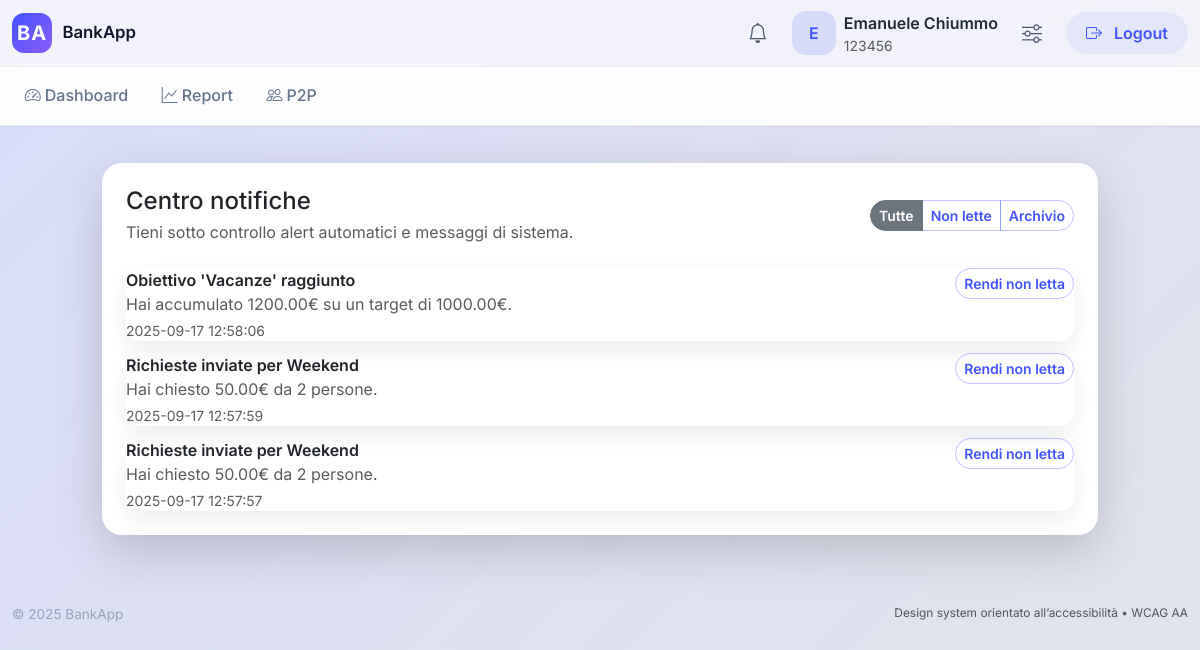
The page /notifications (signed in) on the database its author committed.
### tables this page shows
CREATE TABLE notifications (
  notification_id TEXT PRIMARY KEY,
  user_id         TEXT NOT NULL,
  type            TEXT NOT NULL,
  title           TEXT NOT NULL,
  body            TEXT,
  status          TEXT NOT NULL DEFAULT 'UNREAD',
  dedupe_key      TEXT,
  payload         TEXT,
  created_at      TEXT DEFAULT (datetime('now')),
  read_at         TEXT,
  FOREIGN KEY (user_id) REFERENCES users(user_id) ON DELETE CASCADE
);

### app.py (the view, shortened to what this page needs)
@app.route('/notifications', methods=['GET', 'POST'])
@login_required
def notifications_center():
    user_id = session['user_id']
    status_filter = request.args.get('status')
    items = _list_notifications(user_id, limit=50, status=status_filter if status_filter in {'READ', 'UNREAD'} else None)
    unread_count = _count_unread_notifications(user_id)
    return render_template(
        'notifications.html',
        notifications=items,
        unread_notifications=unread_count,
        status_filter=status_filter,
    )

### app.py (called while the page is built, shortened)
def get_db():
    if 'db' not in g:
        g.db = sqlite3.connect(app.config['DATABASE'])
        g.db.row_factory = sqlite3.Row
        g.db.execute("PRAGMA foreign_keys = ON;")
    return g.db

def _list_notifications(user_id: str, limit: int = 10, status: str | None = None) -> list[sqlite3.Row]:
    db = get_db()
    params = [user_id]
    where = ["user_id = ?"]
    if status in {"UNREAD", "READ"}:
        where.append("status = ?")
        params.append(status)
    sql = f"""
        SELECT notification_id, type, title, body, status, payload, created_at, read_at
        FROM notifications
        WHERE {' AND '.join(where)}
        ORDER BY created_at DESC
        LIMIT ?
    """
    params.append(limit)
    rows = db.execute(sql, params).fetchall()
    result = []
    for row in rows:
        payload = row["payload"]
        try:
            payload_data = json.loads(payload) if payload else {}
        except json.JSONDecodeError:
            payload_data = {"raw": payload}
        result.append({**dict(row), "payload": payload_data})
    return result

def _count_unread_notifications(user_id: str) -> int:
    db = get_db()
    row = db.execute(
        "SELECT COUNT(1) AS cnt FROM notifications WHERE user_id = ? AND status = 'UNREAD'",
        (user_id,),
    ).fetchone()
    return int(row["cnt"] or 0)

def _ensure_user_settings(user_id: str) -> sqlite3.Row:
    db = get_db()
    settings = db.execute(
        """
        SELECT user_id, default_currency, decimal_places, notify_threshold
        FROM user_settings
        WHERE user_id = ?
        """,
        (user_id,),
    ).fetchone()
    if settings:
        return settings

def _get_user_settings(user_id: str) -> dict:
    settings = _ensure_user_settings(user_id)
    return dict(settings) if settings else {"user_id": user_id, "default_currency": "EUR", "decimal_places": 2, "notify_threshold": 1.0}

def login_required(view_func):
    from functools import wraps
    @wraps(view_func)
    def wrapped(*args, **kwargs):
        if not session.get('user_id'):
            return redirect(url_for('login', next=request.path))
        return view_func(*args, **kwargs)
    return wrapped

### templates/notifications.html (shortened to what this page needs)
{% extends "base.html" %}
{% block content %}
<section class="row justify-content-center g-4">
  <div class="col-12 col-xl-10">
    <div class="card p-4 shadow-lg border-0">
      <div class="d-flex flex-column flex-md-row justify-content-between align-items-start align-items-md-center gap-3 mb-4">
        <div>
          <h1 class="h4 mb-1">Centro notifiche</h1>
          <p class="text-muted mb-0">Tieni sotto controllo alert automatici e messaggi di sistema.</p>
        </div>
        <div class="btn-group" role="group" aria-label="Filtri notifiche">
          <a class="btn btn-outline-secondary btn-sm {% if not status_filter %}active{% endif %}" href="{{ url_for('notifications_center') }}">Tutte</a>
          <a class="btn btn-outline-secondary btn-sm {% if status_filter == 'UNREAD' %}active{% endif %}" href="{{ url_for('notifications_center', status='UNREAD') }}">Non lette</a>
          <a class="btn btn-outline-secondary btn-sm {% if status_filter == 'READ' %}active{% endif %}" href="{{ url_for('notifications_center', status='READ') }}">Archivio</a>
        </div>
      </div>
      {% if notifications %}
      <div class="notification-list">
        {% for note in notifications %}
        <div class="list-group-item d-flex flex-column flex-md-row justify-content-between align-items-start gap-3 {% if note.status == 'UNREAD' %}notification-unread{% endif %}">
          <div>
            <div class="fw-semibold">{{ note.title }}</div>
            {% if note.body %}<div class="text-muted">{{ note.body }}</div>{% endif %}
            <div class="small text-muted mt-1">{{ note.created_at }}</div>
          </div>
          <form method="post" class="d-flex gap-2">
            {% if note.status == 'UNREAD' %}
            <button class="btn btn-outline-secondary btn-sm" name="action" value="read" type="submit">Segna letta</button>
            {% else %}
            <button class="btn btn-outline-secondary btn-sm" name="action" value="unread" type="submit">Rendi non letta</button>
            {% endif %}
          </form>
        </div>
        {% endfor %}
      </div>
      {% else %}
      <div class="text-center text-muted py-5">Nessuna notifica disponibile.</div>
      {% endif %}
    </div>
  </div>
</section>
{% endblock %}

### templates/base.html (shortened to what this page needs)
<!doctype html>
<html lang="it">
<head>
  <link href="https://cdn.jsdelivr.net/npm/bootstrap@5.3.3/dist/css/bootstrap.min.css"
        rel="stylesheet"
>
  <link rel="stylesheet" href="https://cdn.jsdelivr.net/npm/bootstrap-icons@1.11.3/font/bootstrap-icons.css">
  <link rel="stylesheet" href="{{ url_for('static', filename='css/styles.css') }}">
</head>
<body class="app-shell">
  {% import 'components/nav_macros.html' as nav %}
  <header class="app-navbar">
    {{ nav.main_nav(nav_notifications|default({})) }}
    {{ nav.sub_nav(request.endpoint, nav_links|default([])) }}
  </header>
  <main class="app-main container-xxl">
    {% block content %}{% endblock %}
  </main>
  <footer class="app-footer">
    <div class="container-xxl d-flex flex-column flex-sm-row justify-content-between gap-2">
      <span>&copy; 2025 BankApp</span>
      <span class="text-muted small">Design system orientato all’accessibilità • WCAG AA</span>
    </div>
  </footer>
</body>
</html>

### templates/components/nav_macros.html (shortened to what this page needs)
{% macro main_nav(nav_notifications) -%}
  {% set user_id = session.get('user_id') %}
  <nav class="navbar navbar-expand-lg">
    <div class="container-xxl">
      <a class="navbar-brand" href="{{ url_for('index') }}">
        <span class="brand-mark">BA</span>
        <span class="brand-text">BankApp</span>
      </a>
      <div id="mainNav" class="collapse navbar-collapse justify-content-end">
        {% if user_id %}
        <ul class="navbar-nav align-items-lg-center gap-lg-3">
          <li class="nav-item dropdown">
            <a class="nav-link nav-icon position-relative" href="#" id="notificationDropdown" role="button" data-bs-toggle="dropdown" aria-expanded="false" aria-label="Notifiche">
              <i class="bi bi-bell"></i>
            </a>
          </li>
          <li class="nav-item d-flex align-items-center gap-2">
            <div class="avatar-circle">{{ (session.get('display_name') or session.get('codice_cliente') or '?')[:1] }}</div>
            <div class="d-none d-lg-flex flex-column">
              <span class="fw-semibold">{{ session.get('display_name') or 'Profilo' }}</span>
              <span class="text-muted small">{{ session.get('codice_cliente') }}</span>
            </div>
          </li>
          <li class="nav-item">
            <a class="nav-link nav-icon" href="{{ url_for('settings') }}" aria-label="Impostazioni">
              <i class="bi bi-sliders"></i>
            </a>
          </li>
          <li class="nav-item">
            <form method="post" action="{{ url_for('logout') }}" class="d-inline">
              <button class="btn btn-ghost" type="submit">
                <i class="bi bi-box-arrow-right me-2"></i> Logout
              </button>
            </form>
          </li>
        </ul>
        {% else %}
        <ul class="navbar-nav">
          <li class="nav-item">
            <a class="btn btn-primary" href="{{ url_for('login') }}">Accedi</a>
          </li>
        </ul>
        {% endif %}
      </div>
    </div>
  </nav>
{%- endmacro %}
{% macro sub_nav(current_endpoint, links) -%}
  {% if session.get('user_id') and links %}
  <div class="app-subnav">
    <div class="container-xxl">
      <ul class="nav nav-underline gap-2">
        {% for link in links %}
        {% set match = link.match or link.endpoint %}
        {% set is_active = current_endpoint and current_endpoint.startswith(match) %}
        <li class="nav-item">
          {% if link.url %}
          <a class="nav-link {% if is_active %}active{% endif %}" href="{{ link.url }}">
            {% if link.icon %}<i class="bi {{ link.icon }} me-1"></i>{% endif %}{{ link.label }}
          </a>
          {% else %}
          <span class="nav-link disabled">{{ link.label }}</span>
          {% endif %}
        </li>
        {% endfor %}
      </ul>
    </div>
  </div>
  {% endif %}
{%- endmacro %}

### static/css/styles.css (style rules this page uses)
:root { --font-family: 'Inter', system-ui, -apple-system, BlinkMacSystemFont, 'Segoe UI', sans-serif; --color-bg: #f4f6fb; --color-surface: #ffffff; --color-elevated: #1e293b; --color-primary: #4353ff; --color-primary-dark: #2b38d0; --color-secondary: #7c8da3; --color-success: #16a34a; --color-danger: #dc2626; --color-warning: #f59e0b; --color-border: rgba(15, 23, 42, 0.08); --shadow-sm: 0 12px 35px rgba(15, 23, 42, 0.08); --shadow-lg: 0 18px 45px rgba(15, 23, 42, 0.12); --radius-lg: 20px; --radius-md: 14px; --radius-sm: 10px; --space-section: clamp(1.5rem, 1.2rem + 1.5vw, 3rem); }
body.app-shell { min-height: 100vh; font-family: var(--font-family); background: var(--color-bg); color: #1f2937; }
.app-navbar { position: sticky; top: 0; z-index: 1020; backdrop-filter: blur(14px); background: rgba(244, 246, 251, 0.9); box-shadow: 0 1px 0 rgba(15, 23, 42, 0.05); }
.navbar-brand { display: flex; align-items: center; gap: 0.65rem; font-weight: 600; color: #0f172a; }
.brand-mark { width: 40px; height: 40px; border-radius: 12px; display: grid; place-items: center; font-weight: 700; letter-spacing: 1px; background: linear-gradient(135deg, var(--color-primary) 0%, #8b5cf6 100%); color: #fff; }
.brand-text { font-size: 1.05rem; }
.navbar-nav .nav-link { color: #475569; font-weight: 500; transition: color 0.2s ease, opacity 0.2s ease; }
.nav-link.nav-icon { font-size: 1.25rem; position: relative; }
.avatar-circle { width: 44px; height: 44px; border-radius: 14px; background: rgba(67, 83, 255, 0.15); display: inline-flex; align-items: center; justify-content: center; font-weight: 600; color: var(--color-primary); }
.btn-ghost { border-radius: 999px; padding: 0.55rem 1.25rem; background: rgba(67, 83, 255, 0.08); border: none; font-weight: 600; color: var(--color-primary); }
.app-subnav { border-top: 1px solid rgba(15, 23, 42, 0.06); border-bottom: 1px solid rgba(15, 23, 42, 0.06); background: rgba(255, 255, 255, 0.82); backdrop-filter: blur(12px); }
.app-subnav .nav-link { color: #64748b; padding: 1rem 0.8rem; position: relative; font-weight: 500; }
.app-main { padding: var(--space-section) 0; display: flex; flex-direction: column; gap: var(--space-section); }
.app-footer { padding: 2rem 0 2.5rem; color: #94a3b8; font-size: 0.85rem; }
.card { border-radius: var(--radius-lg); border: 1px solid rgba(255, 255, 255, 0.6); backdrop-filter: blur(6px); box-shadow: var(--shadow-sm); background: var(--color-surface); }
.btn-outline-secondary { border-radius: 999px; border: 1px solid rgba(67, 83, 255, 0.35); color: var(--color-primary); font-weight: 600; }
.notification-list .list-group-item { border: none; border-radius: var(--radius-md); margin-bottom: 0.75rem; box-shadow: 0 10px 25px rgba(15, 23, 42, 0.08); }
.notification-list .list-group-item:last-child { margin-bottom: 0; }

### rows shown on the page
notifications: title "Obiettivo 'Vacanze' raggiunto", body "Hai accumulato 1200.00€ su un target di 1000.00€.", created_at "2025-09-17 12:58:06", status "Rendi non letta"
notifications: title "Richieste inviate per Weekend", body "Hai chiesto 50.00€ da 2 persone.", created_at "2025-09-17 12:57:59", status "Rendi non letta"
notifications: title "Richieste inviate per Weekend", body "Hai chiesto 50.00€ da 2 persone.", created_at "2025-09-17 12:57:57", status "Rendi non letta"

### other values the page prints
{{ session.get('display_name') or 'Profilo' }} "Emanuele Chiummo"
{{ session.get('codice_cliente') }} "123456"
{{ link.label }} "Dashboard" "Report" "P2P"
